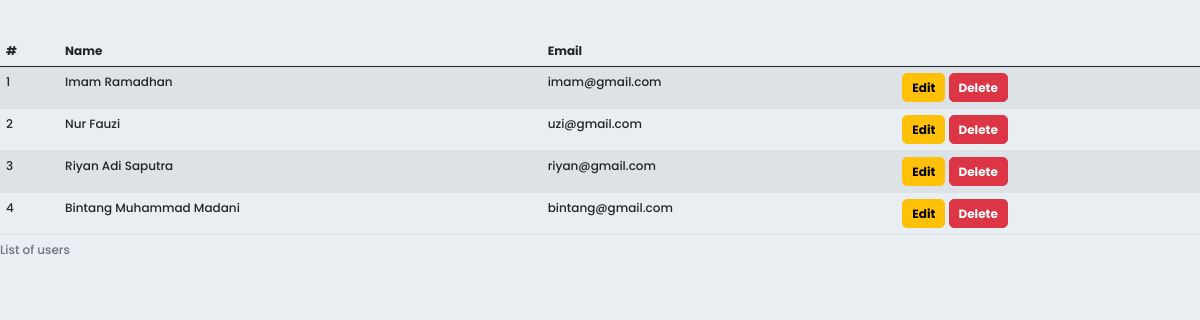
Page /data-user.php on the committed database.
### tables this page shows
CREATE TABLE `users` (
  `id_user` int NOT NULL,
  `firstname` varchar(50) NOT NULL,
  `lastname` varchar(50) NOT NULL,
  `email` varchar(255) NOT NULL,
  `password` varchar(255) NOT NULL,
  `role` enum('admin','client') NOT NULL DEFAULT 'client'
);

### functions/user.php (called while the page is built, shortened)
<?php
function get_all_user()
{
    global $link;
    $query = "SELECT * FROM users WHERE role = 'client'";
    $result = mysqli_query($link, $query);
    return $result;
}
?>

### data-user.php (the view, shortened to what this page needs)
<?php
$users = get_all_user();
require_once 'view/header.php';
?>
<table class="table table-striped table-hover my-3 mx-auto" style="border-radius: 10px; width:100%;">
    <caption>List of users</caption>
    <thead>
        <tr>
            <th scope="col">#</th>
            <th scope="col">Name</th>
            <th scope="col">Email</th>
            <th scope="col"></th>
        </tr>
    </thead>
    <?php if (mysqli_num_rows($users) > 0) : ?>
        <?php $no = 1; ?>
        <?php while ($result = mysqli_fetch_array($users)) : ?>
            <tr>
                <td><?= $no++ ?></td>
                <td><?= $result['firstname'] . " " . $result['lastname'] ?></td>
                <td><?= $result['email'] ?></td>
                <td>
                    <a class="material-symbols-outlined btn btn-warning fw-bold" href="edit-user.php?id=<?= $result['id_user']?>">Edit</a>
                    <a class="material-symbols-outlined btn btn-danger fw-bold" href="delete-user.php?id=<?= $result['id_user'] ?>">Delete</a>
                </td>
            </tr>
        <?php endwhile; ?>
    <?php else : ?>
        <tr>
            <td colspan="4" align="center">Data tidak ada!</td>
        </tr>
    <?php endif; ?>
</table>
<?php require_once 'view/footer.php' ?>

### view/header.php (shortened to what this page needs)
<!doctype html>
<html lang="en">
  <head>
    <link href="https://cdn.jsdelivr.net/npm/bootstrap@5.1.0/dist/css/bootstrap.min.css" rel="stylesheet">
    <link rel="stylesheet" href="assets/css/style.css">
  </head>
<body>

### view/footer.php (shortened to what this page needs)
</body>
</html>

### assets/css/style.css (style rules this page uses)
body, html { font-family: 'Poppins', sans-serif; font-size: 12px; background-color: #e9eef3; height: 100%; font-weight: 500; }
.btn { border-radius: 5px; }

### rows in the picture
users: firstname "Imam", lastname "Ramadhan", email "imam@gmail.com"
users: firstname "Nur", lastname "Fauzi", email "uzi@gmail.com"
users: firstname "Riyan Adi", lastname "Saputra", email "riyan@gmail.com"
users: firstname "Bintang Muhammad", lastname "Madani", email "bintang@gmail.com"
